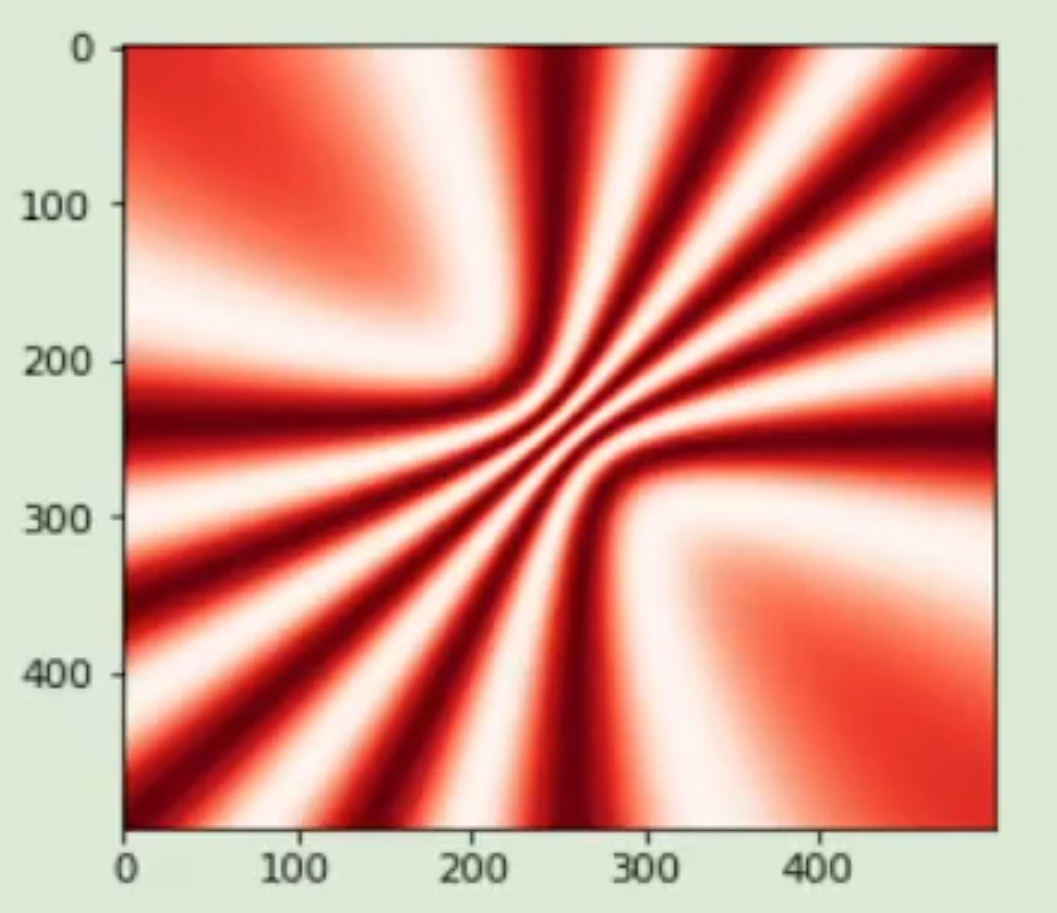

Generate this figure with Python:
import numpy as np
import matplotlib.pyplot as plt
x = np.linspace(-30, 30, 500)
X, Y = np.meshgrid(x, x)

z = 5
L = 0.5
c1 = (1, 1, z)
c2 = (-1, -1, z)

r1 = np.sqrt((c1[0]-X)**2+(c1[1]-Y)**2+c1[2]**2)
r2 = np.sqrt((c2[0]-X)**2+(c2[1]-Y)**2+c2[2]**2)
k = 2*np.pi/L
E1 = np.exp(1j*k*r1)
E2 = np.exp(1j*k*r2)
I = abs(E1+E2)**2
plt.imshow(I, cmap='Reds')
plt.show()
